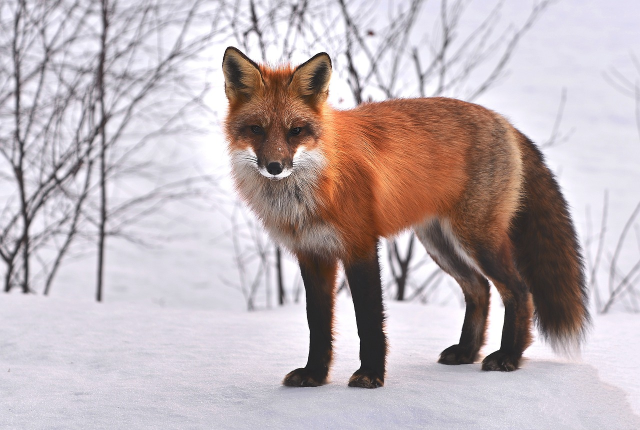
#> input picture Práctica 2/Images/fox.jpg, 1280 x 860 px, given in place of the camera (shown at 1/2 size)
$ jupyter execute 'Assignment 2. Demonstrator with image processing.ipynb'   (text cells are left out)
#> lines starting #> are read from the running program, lines starting #| are printed output that depends on the picture; after the words box and inside, x2 and y2 are one past the last pixel; in counts of white or black regions, pixels touching at a corner belong together
[cell 1]
# Import necessary libraries
import numpy as np
import cv2

[cell 2]
def highlight_color(frame, color):
    '''
    Function to highlight objects of a specific color in the image.
    Parameters:
    - frame: The input image frame from the video.
    - color: The color to be highlighted (as a string).
    Returns:
    - result: An image with the specified color highlighted.
    '''
    # Convert the image from BGR (OpenCV's default) to HSV color space
    hsv = cv2.cvtColor(frame, cv2.COLOR_BGR2HSV)

    # Retrieve the lower and upper HSV range for the selected color from the colors dictionary
    lower_range, upper_range = colors[color]

    # Create a binary mask where the selected color is within the specified range
    mask = cv2.inRange(hsv, np.array(lower_range), np.array(upper_range))

    # Use the mask to extract the colored objects from the original frame
    result = cv2.bitwise_and(frame, frame, mask=mask)

    return result

def generate_trail(current_frame, trail_frames):
    '''
    Function to generate a trail of frames for visual effect.
    Parameters:
    - current_frame: The most recent highlighted frame.
    - trail_frames: A list of previous frames to create the trail effect.
    Returns:
    - trail_image: An image that shows the current frame with a trail effect.
    '''
    # Initialize an image to hold the accumulated trail frames, starting as a black image
    trail_image = np.zeros_like(current_frame)

    # Blend the current frame into the trail image
    trail_image = cv2.addWeighted(current_frame, 0.8, trail_image, 0.2, 0)

    # Blend in previous frames to create a trail effect
    for i in range(len(trail_frames)):
        if len(trail_frames) > i:
            trail_frame = trail_frames[i]  # Get the historical frame
            trail_image = cv2.addWeighted(trail_frame, 0.5, trail_image, 0.5, 0)  # Blend the frames

    return trail_image

# Dictionary of available colors and their HSV ranges for color detection
colors = {
    'White': ([0, 0, 200], [360, 40, 255]),
    'Red': ([0, 100, 100], [10, 255, 255]),
    'Green': ([35, 100, 100], [85, 255, 255]),
    'Blue': ([85, 100, 100], [140, 255, 255]),
    'Yellow': ([20, 100, 100], [30, 255, 255]),
    'Orange': ([10, 100, 100], [20, 255, 255]),
    'Purple': ([130, 100, 100], [160, 255, 255]),
    'Pink': ([160, 100, 100], [200, 255, 255]),
    'Brown': ([10, 50, 50], [30, 255, 100]),
    'Gray': ([0, 0, 50], [360, 40, 70])
}

# Instructions for the user on which keys to press for different colors
text = ["Buttons:",
        " 'r' for Red,",
        " 'g' for Green,",
        " 'b' for Blue,",
        " 'y' for Yellow,",
        " 'o' for Orange,",
        " 'p' for Purple,",
        " 'n' for Pink,",
        " 'z' for Brown,",
        " 'x' for Gray,",
        " 'w' for White",
        " 'q' to Quit"
]

# Initialize the selected color to Red
selected_color = 'Red'

# Initialize video capture from the default camera (0)
cap = cv2.VideoCapture(0)

ret, frame = cap.read()  # Read the first frame from the camera
#> frame is the input picture: shape (860, 1280, 3); mean B, G, R 181.3, 178, 190.1

# Initialize a list to keep the last 20 frames for trail generation
trail_frames = [np.zeros_like(frame) for _ in range(20)]  # Create an array of black frames

while True:
    ret, frame = cap.read()  # Read a new frame from the camera

    # Create a blank image to display information on
    infoFrame = np.zeros((25 * len(text), 400, 3), dtype=np.uint8)  # Height based on number of text lines

    # Positioning of the text within the information frame
    y_position = 20
    for t in text:
        # Draw the text on the infoFrame
        cv2.putText(infoFrame, t, (10, y_position), cv2.FONT_HERSHEY_SIMPLEX, 0.5, (255, 255, 255), 1, cv2.LINE_AA)
        y_position += 20  # Increment y_position for the next line

    # Show the information frame in a window titled 'Information'
    cv2.imshow('Information', infoFrame)
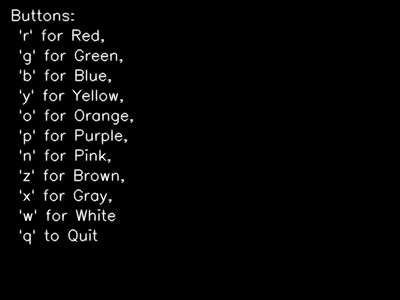
#> window 'Information': shape (300, 400, 3); min 0, max 255, mean 5.9

    if ret:
        # Call the function to highlight the selected color in the current frame
        highlighted_frame = highlight_color(frame, selected_color)
#> in highlight_color, `hsv = cv2.cvtColor(frame, cv2.COLOR_BGR2HSV)`: hsv: shape (860, 1280, 3); mean H, S, V 100.9, 34.7, 195.2
#> in highlight_color, `mask = cv2.inRange(hsv, np.array(lower_range), np.array(upper_range))`:
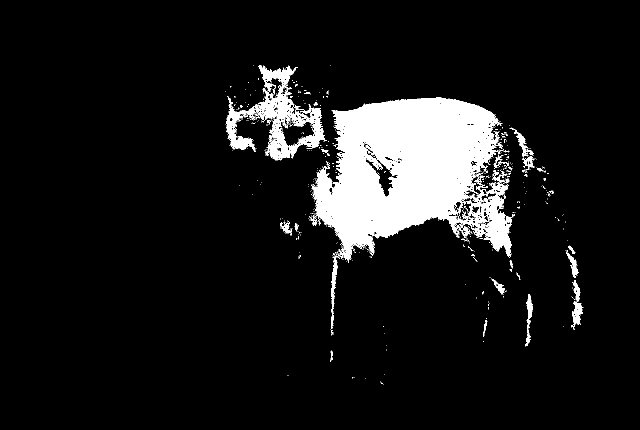
#> mask: shape (860, 1280) (shown at 1/2 size); 9% white; 617 white regions (577 under 20 px), largest, box (x1, y1, x2, y2) and area: (623, 195, 1024, 526) 81416, (452, 130, 654, 321) 10788, (662, 511, 678, 658) 750
#> in highlight_color, `result = cv2.bitwise_and(frame, frame, mask=mask)`:
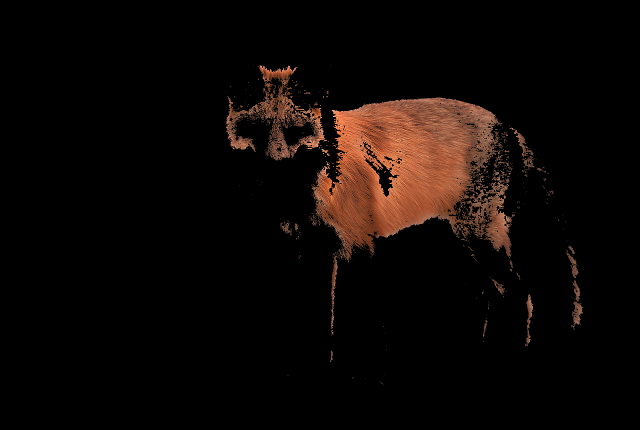
#> result: shape (860, 1280, 3) (shown at 1/2 size); mean B, G, R 5.6, 8.1, 14.1

        # Update the trail_frames list by adding the highlighted frame and removing the oldest frame
        trail_frames = [highlighted_frame] + trail_frames[:-1]
#> trail_frames = 20 items

        # Generate the image with the trail effect
        trail_image = generate_trail(highlighted_frame, trail_frames)
#> in generate_trail, `trail_image = cv2.addWeighted(current_frame, 0.8, trail_image, 0.2, 0)`:
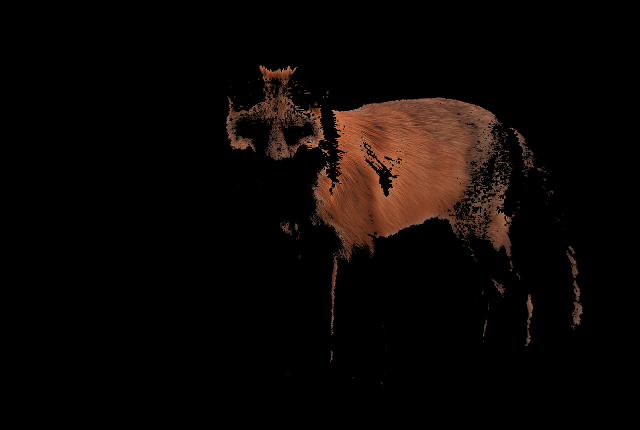
#> trail_image: shape (860, 1280, 3) (shown at 1/2 size); mean B, G, R 4.5, 6.5, 11.3
#> the loop in generate_trail, `for i in range(len(trail_frames)):` made 20 passes
#> pass 2, in generate_trail, `trail_image = cv2.addWeighted(trail_frame, 0.5, trail_image, 0.5, 0)`:
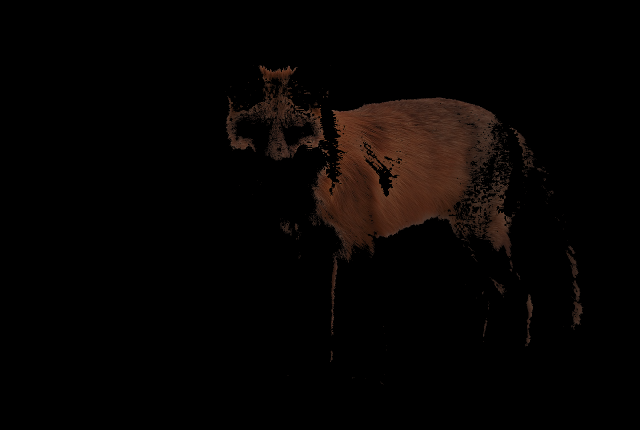
#> trail_image: shape (860, 1280, 3) (shown at 1/2 size); mean of channels 0, 1, 2 2.5, 3.7, 6.4; drawn as B, G, R
#> pass 3, in generate_trail, `trail_image = cv2.addWeighted(trail_frame, 0.5, trail_image, 0.5, 0)`:
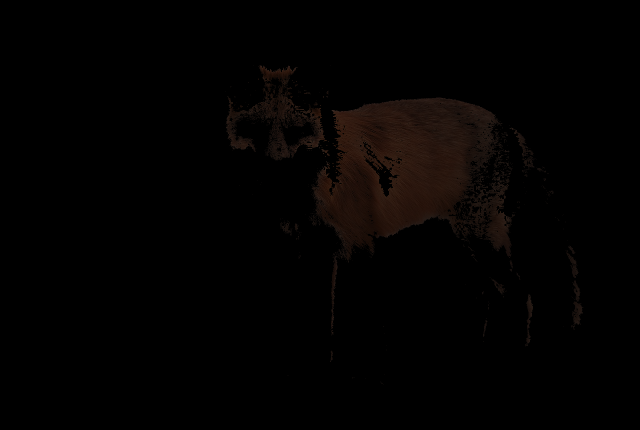
#> trail_image: shape (860, 1280, 3) (shown at 1/2 size); mean of channels 0, 1, 2 1.3, 1.8, 3.2; drawn as B, G, R

        # Show the resulting frame with the trail effect in a window titled 'Color Detection'
        cv2.imshow('Color Detection', trail_image)

    # Wait for a key press and capture the key pressed
    key = cv2.waitKey(1) & 0xFF
#> (key x is pressed here)

    # Check if the pressed key corresponds to a color change
    if key == ord('r'):
        selected_color = 'Red'
    elif key == ord('g'):
        selected_color = 'Green'
    elif key == ord('b'):
        selected_color = 'Blue'
    elif key == ord('y'):
        selected_color = 'Yellow'
    elif key == ord('o'):
        selected_color = 'Orange'
    elif key == ord('p'):
        selected_color = 'Purple'
    elif key == ord('n'):
        selected_color = 'Pink'
    elif key == ord('z'):
        selected_color = 'Brown'
    elif key == ord('x'):
        selected_color = 'Gray'
    elif key == ord('w'):
        selected_color = 'White'
    elif key == ord('q'):  # If 'q' is pressed, exit the loop
        break

# Release the camera and close all OpenCV windows when done
cap.release()
cv2.destroyAllWindows()
